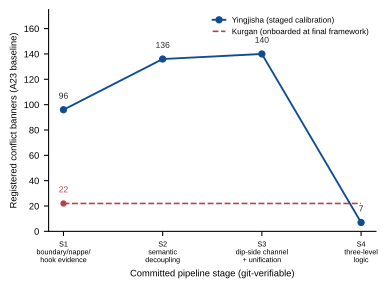

Write Python code to recreate this figure.
# -*- coding: utf-8 -*-
"""Fig. 3 | Conflict-register trajectory (git-verifiable staged series).

Yingjisha: 96 → 136 → 140 → 7 across four committed pipeline stages.
Kurgan: flat 22 — onboarded after framework finalization (no inherited debt).
Layout: clean line plot; values above markers with white padding; stage
explanations as two-line x tick labels (no floating annotation boxes).
"""
import matplotlib as mpl
import matplotlib.pyplot as plt

mpl.rcParams.update({
    "font.family": "sans-serif",
    "font.sans-serif": ["Arial", "DejaVu Sans", "sans-serif"],
    "svg.fonttype": "none",
    "pdf.fonttype": 42,
    "font.size": 7,
    "axes.spines.right": False,
    "axes.spines.top": False,
    "axes.linewidth": 0.8,
    "legend.frameon": False,
})

BLUE = "#0F4D92"
RED = "#B64342"

ys_ying = [96, 136, 140, 7]
xs = [0, 1, 2, 3]

fig, ax = plt.subplots(figsize=(4.4, 3.0))

ax.plot(xs, ys_ying, "-o", color=BLUE, lw=1.4, ms=4.5, zorder=3,
        label="Yingjisha (staged calibration)")
ax.plot([0, 3], [22, 22], "--", color=RED, lw=1.2, zorder=2,
        label="Kurgan (onboarded at final framework)")
ax.scatter([0], [22], color=RED, s=14, zorder=4)

# values above markers, white padding to clear the line
for x, y in zip(xs, ys_ying):
    ax.annotate(str(y), (x, y), xytext=(0, 7), textcoords="offset points",
                ha="center", va="bottom", fontsize=6.4, color="#272727",
                zorder=5, annotation_clip=False,
                bbox=dict(boxstyle="square,pad=0.12", fc="white", ec="none"))
ax.annotate("22", (0, 22), xytext=(0, 7), textcoords="offset points",
            ha="center", va="bottom", fontsize=6.4, color=RED, zorder=5,
            annotation_clip=False,
            bbox=dict(boxstyle="square,pad=0.12", fc="white", ec="none"))

ax.set_xticks(xs)
ax.set_xticklabels(
    ["S1\nboundary/nappe/\nhook evidence",
     "S2\nsemantic\ndecoupling",
     "S3\ndip-side channel\n+ unification",
     "S4\nthree-level\nlogic"],
    fontsize=5.4)
ax.set_xlabel("Committed pipeline stage (git-verifiable)")
ax.set_ylabel("Registered conflict banners (A23 baseline)")
ax.set_ylim(0, 175)
ax.legend(loc="upper right", fontsize=6, handlelength=1.6)

fig.savefig(r"D:\geosciml4china\docs\publication\figures\fig3_conflict_trajectory.svg",
            bbox_inches="tight")
fig.savefig(r"D:\geosciml4china\docs\publication\figures\fig3_conflict_trajectory.pdf",
            bbox_inches="tight")
print("fig3 saved (v2)")
